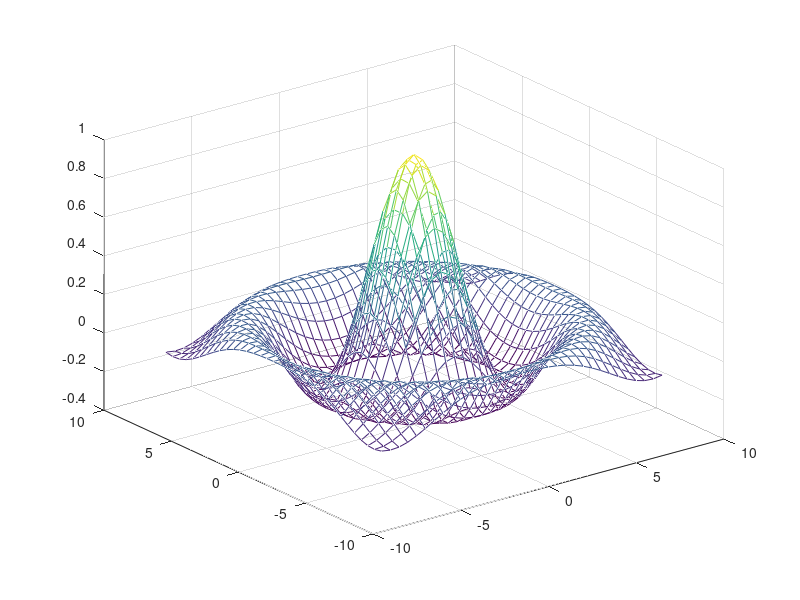
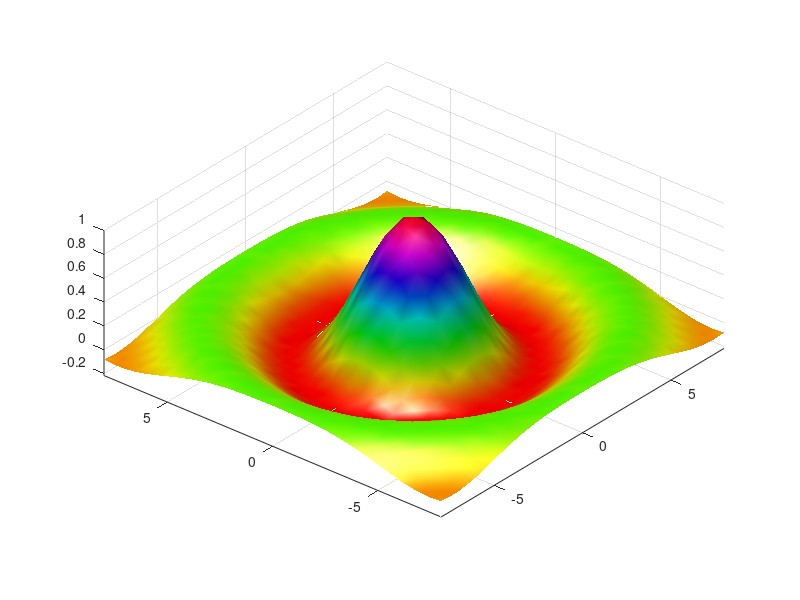

Write the MATLAB code that produced these figures, in order.
%  Illustrating the Use of meshgrid
clear;clc;
[X,Y]=meshgrid(-8:.5:8);
R=sqrt(X.^2+Y.^2)+eps;
Z=sin(R)./R;
figure
mesh(X,Y,Z)
hidden off  % Hidden Line Removal

figure
colormap hsv
surf(X,Y,Z,'FaceColor','interp',...
'EdgeColor','none',...
'FaceLighting','gouraud')
daspect([5 5 1])
axis tight
view(-50,30)
camlight left